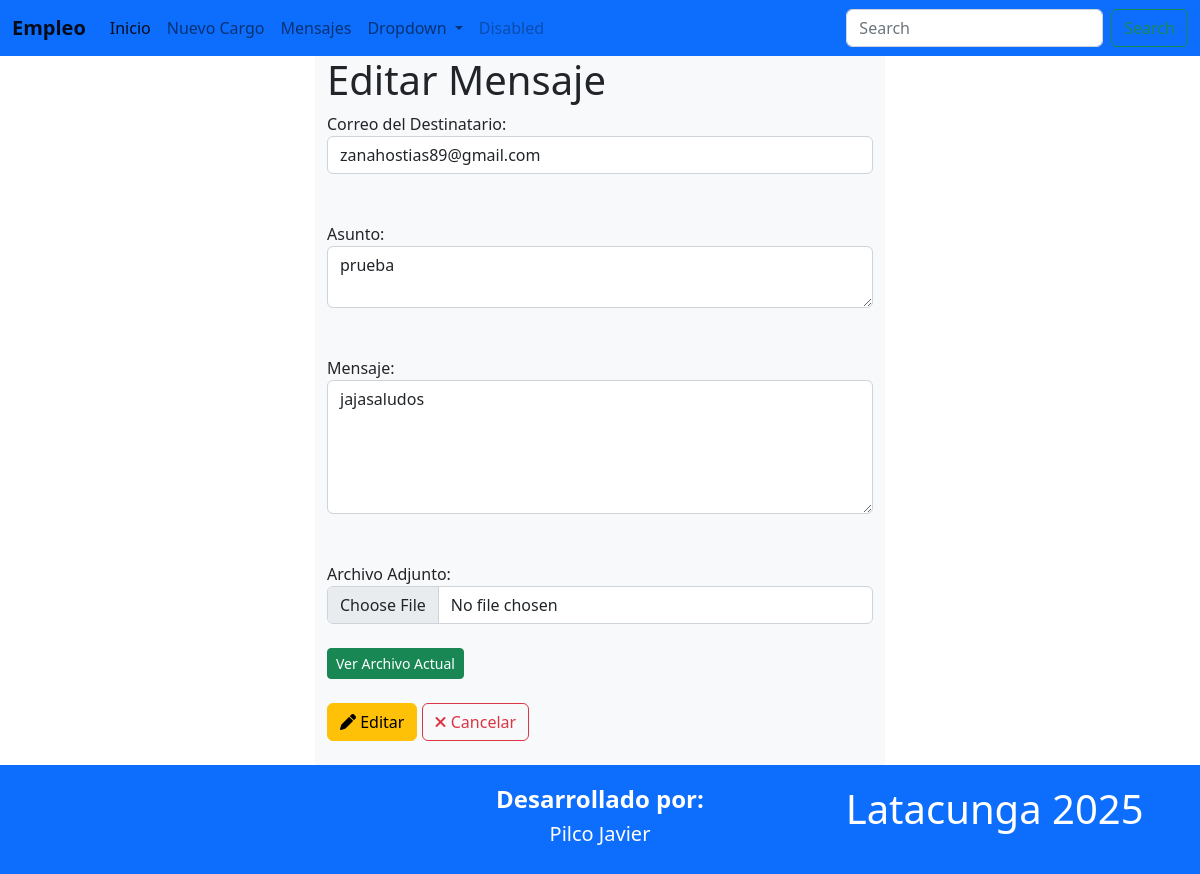
The page /editarMensaje/1/ on the database as committed earlier.
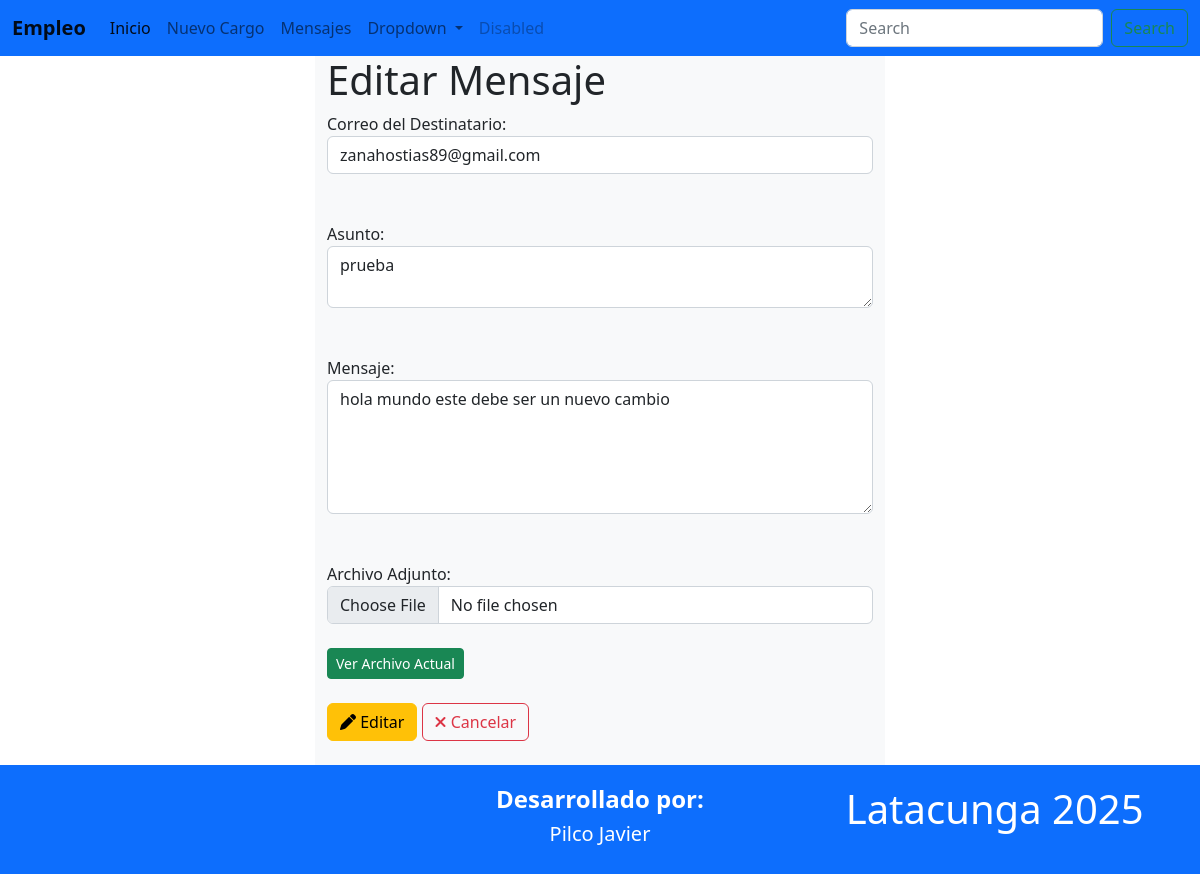
The same page on the database as committed later.
### Aplicaciones/Empresas/models.py (models this page shows)
class Mensaje(models.Model):
    id = models.AutoField(primary_key=True)
    destinatario = models.EmailField()
    asunto = models.TextField(max_length=250)
    mensaje = models.TextField(max_length=250)
    archivo = models.FileField(upload_to='archivos_adjuntos/', null=True, blank=True)

### Aplicaciones/Empresas/views.py (the view)
# urls.py: path('editarMensaje/<int:id>/', views.editarMensaje),
def editarMensaje(request, id):
    mensajeEditar = Mensaje.objects.get(id=id)
    return render(request, "editarMensaje.html", {'mensajeEditar': mensajeEditar})

### Aplicaciones/Empresas/templates/editarMensaje.html (shortened to what this page needs)
{% extends './plantilla.html' %}
{% block contenido %}
<div class="row">
    <div class="col-md-3"></div>
    <div class="col-md-6 bg-light">
        <h1>Editar Mensaje</h1>
        <form action="/procesarEdicionMensaje/" id="frm_editar_mensaje" method="post" enctype="multipart/form-data">
            <label for="destinatario">Correo del Destinatario:</label><br>
            <input class="form-control" type="email" name="destinatario" id="destinatario" value="{{ mensajeEditar.destinatario }}" required>
            <br><br>
            <label for="asunto">Asunto:</label><br>
            <textarea class="form-control" name="asunto" id="asunto" rows="2" required>{{ mensajeEditar.asunto }}</textarea>
            <br><br>
            <label for="mensaje">Mensaje:</label><br>
            <textarea class="form-control" name="mensaje" id="mensaje" rows="5" required>{{ mensajeEditar.mensaje }}</textarea>
            <br><br>
            <label for="archivo">Archivo Adjunto:</label><br>
            <input type="file" name="archivo" id="archivo" class="form-control" accept=".pdf,.doc,.docx,.jpg,.jpeg,.png"> <br>
            {% if mensajeEditar.archivo %}
                <a href="{{ mensajeEditar.archivo.url }}" target="_blank" class="btn btn-sm btn-success">Ver Archivo Actual</a>
            {% else %}
                Ninguno
            {% endif %}
            <br><br>
            <button class="btn btn-warning" type="submit">
                <i class="fa fa-pen"></i> Editar
            </button>
            <a class="btn btn-outline-danger" href="/listarMensajes/">
                <i class="fa fa-times"></i> Cancelar
            </a>
        </form>
        <br>
    </div>
    <div class="col-md-3"></div>
</div>
{% endblock %}

Rows that differ between the two databases and show on the page:
changed Mensaje "zanahostias89@gmail.com": mensaje "jajasaludos" → "hola mundo este debe ser un nuevo cambio"
